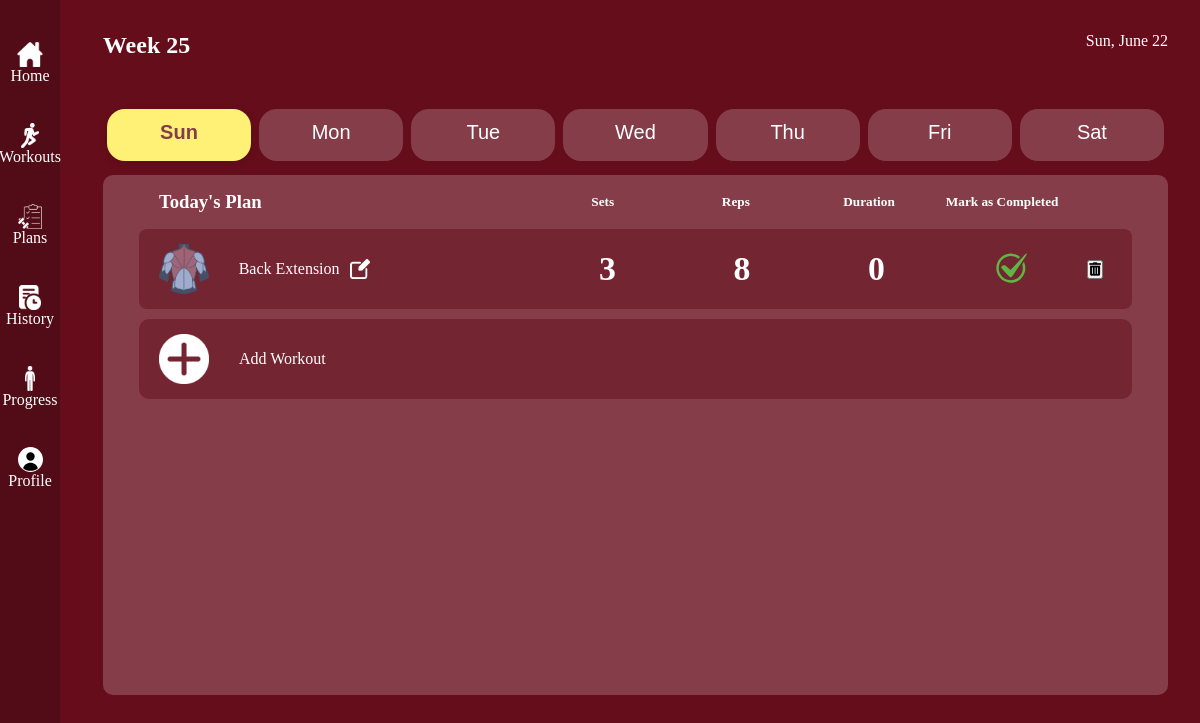
Page /plans.php?day=Sun (signed in) on the committed database.
### tables this page shows
CREATE TABLE `workout_plan` (
  `id` int(11) NOT NULL,
  `user_id` int(11) NOT NULL,
  `workout_day` varchar(20) NOT NULL,
  `exercise_name` varchar(100) NOT NULL,
  `sets` int(11) NOT NULL,
  `reps` int(11) NOT NULL DEFAULT 0,
  `duration` int(11) NOT NULL DEFAULT 0,
  `completed` tinyint(1) NOT NULL DEFAULT 0,
  `planned_date` date DEFAULT NULL
);

CREATE TABLE `workouts` (
  `id` int(11) NOT NULL,
  `name` varchar(255) NOT NULL,
  `image_url` varchar(255) DEFAULT NULL,
  `image_url2` varchar(255) DEFAULT NULL,
  `focus` varchar(35) NOT NULL,
  `equipment` varchar(255) DEFAULT NULL,
  `reps` varchar(25) NOT NULL DEFAULT '0',
  `duration` varchar(25) DEFAULT '0',
  `sets` varchar(25) DEFAULT NULL
);

### plans.php (the view, shortened to what this page needs)
<?php
include("database.php");
$user_id = $_SESSION['user_id'];
$currentDay = $_GET['day'] ?? date('D');
$stmt = $conn->prepare("
    SELECT wp.*, w.focus
    FROM workout_plan wp
    JOIN workouts w ON wp.exercise_name = w.name
    WHERE wp.user_id = ? AND wp.workout_day = ?
");
$stmt->bind_param("is", $user_id, $currentDay);
$stmt->execute();
$result = $stmt->get_result();
$workouts = [];
while ($row = $result->fetch_assoc()) {
    $workouts[] = $row;
}
$today = new DateTime();
$weekNumber = $today->format('W');
$dayName = $today->format('D');
$monthName = $today->format('F');
$dayOfMonth = $today->format('j');
$validDays = ['Sun', 'Mon', 'Tue', 'Wed', 'Thu', 'Fri', 'Sat'];
if (isset($_GET['day']) && in_array($_GET['day'], $validDays)) {
    $dayName = $_GET['day'];
    $today = new DateTime();
    if ($today->format('D') !== $dayName) {
        $today->modify('next ' . $dayName);
    }
    $monthName = $today->format('F');
    $dayOfMonth = $today->format('j');
}
include 'includes/header.php';
?>
<div id="plans">
    <section class="date-header">
        <h2>Week <?= $weekNumber ?></h2>
        <div class="date-plan"><?= $dayName ?>, <?= $monthName ?> <?= $dayOfMonth ?></div>
    </section>
    <div class="day-tabs">
        <button class="day-tab<?= $currentDay == 'Sun' ? ' selected' : '' ?>" onclick="changeDay('Sun')"><p>Sun</p></button>
        <button class="day-tab<?= $currentDay == 'Mon' ? ' selected' : '' ?>" onclick="changeDay('Mon')"><p>Mon</p></button>
        <button class="day-tab<?= $currentDay == 'Tue' ? ' selected' : '' ?>" onclick="changeDay('Tue')"><p>Tue</p></button>
        <button class="day-tab<?= $currentDay == 'Wed' ? ' selected' : '' ?>" onclick="changeDay('Wed')"><p>Wed</p></button>
        <button class="day-tab<?= $currentDay == 'Thu' ? ' selected' : '' ?>" onclick="changeDay('Thu')"><p>Thu</p></button>
        <button class="day-tab<?= $currentDay == 'Fri' ? ' selected' : '' ?>" onclick="changeDay('Fri')"><p>Fri</p></button>
        <button class="day-tab<?= $currentDay == 'Sat' ? ' selected' : '' ?>" onclick="changeDay('Sat')"><p>Sat</p></button>
    </div>
    <section id="workout-plan" >
        <div class="head">
            <h3>Today's Plan</h3>
            <div class="label">
                <h5>Sets</h5>
                <h5>Reps</h5>
                <h5>Duration</h5>
                <h5>Mark as Completed</h5>
            </div>
        </div>
        <div class="workouts-plan">
            <?php foreach ($workouts as $workout): ?>
                <div class="workout"
                    data-id="<?= $workout['id'] ?>"
                    data-name="<?= $workout['exercise_name'] ?>"
                    data-sets="<?= $workout['sets'] ?>"
                    data-reps="<?= $workout['reps'] ?>"
                    data-duration="<?= $workout['duration'] ?>"
                >
                    <div class="name">
                        <img src="assets/images/<?= $workout['focus'] ?>-icon.png" alt="<?= $workout['exercise_name'] ?>">
                        <div class="with-edit">
                            <p><?= ucfirst($workout['exercise_name']) ?></p>
                            <img
                                src="assets/images/edit-icon.webp"
                                alt="Edit"
                                class="edit-button"
                                data-id="<?= $workout['id'] ?>"
                                data-sets="<?= $workout['sets'] ?>"
                                data-reps="<?= $workout['reps'] ?>"
                                data-duration="<?= $workout['duration'] ?>"
                                style="height: 20px; margin-left: 10px; cursor: pointer; filter: invert(100%);"
                            >
                        </div>
                    </div>
                    <div class="data">
                        <div class="sets"><?= $workout['sets'] ?></div>
                        <div class="reps"><?= $workout['reps'] ?></div>
                        <div class="duration"><?= $workout['duration'] ?></div>
                        <div class="done">
                            <form method="POST" action="plans.php">
                                <button type="submit" class="completed-button" style="background:none; border:none;">
                                    <?php if ($workout['completed']): ?>
                                        <img src="assets/images/check-icon.svg" alt="Completed" style="height: 40px;">
                                    <?php else: ?>
                                        <img src="assets/images/check-icon.svg" alt="Not Completed" style="height: 40px; opacity: 0.3;">
                                    <?php endif; ?>
                                </button>
                            </form>
                        </div>
                        <div class="delete">
                            <form method="POST" action="plans.php" onsubmit="return confirm('Are you sure you want to delete this workout?');">
                                <button type="submit" class="delete-button">
                                    <i class="fas fa-trash-alt"></i>
                                </button>
                            </form>
                        </div>
                    </div>
                </div>
            <?php endforeach; ?>
            <div class="add">
                <img src="assets/images/add-icon.webp" style="height: 50px; filter: invert(100%);" alt="Add Workout">
                <p>Add Workout</p>
            </div>
        </div>
    </section>
</div>
<?php include 'includes/footer.php'; ?>

### assets/styles/style.css (style rules this page uses)
* { margin: 0; padding: 0; box-sizing: border-box; }
body { width: 100vw; background-color: #650d1b; display: flex; flex-direction: column; color: white; }
#plans { max-width: 100%; display: flex; flex-direction: column; padding-left: 3%; padding-bottom: 80px; }
.date-header { display: flex; justify-content: space-between; padding: 2rem; color: white; }
.day-tabs { width: 100%; display: flex; justify-content: center; margin: 18px 0 24px 0; padding: 0 2rem; }
.day-tab { width: 100%; background: #843d49; color: #fff; border: none; border-radius: 18px; margin: 0 4px; padding: 0.75rem 1.5rem; font-size: 1.25rem; font-weight: 500; cursor: pointer; transition: background 0.2s, color 0.2s, box-shadow 0.2s; outline: none; }
.day-tab.selected { background: #fff176; color: #843d49; box-shadow: 0 2px 8px rgba(0,0,0,0.10); font-weight: bold; }
.day-tab p { padding-bottom: 5px; }
#workout-plan { height: 65vh; background-color: #843D49; border-radius: 10px; color: white; margin: -10px 2rem 0 2rem; padding: 1rem; }
#workout-plan .head { display: grid; grid-template-columns: 40% 60%; padding: 0 50px 1rem 40px; align-items: center; }
#workout-plan .label { display: grid; grid-template-columns: 1fr 1fr 1fr 1fr 0.25fr; place-items: center; font-weight: bold; align-items: flex-end; }
.workouts-plan { width: 100%; display: flex; flex-direction: column; gap: 10px; padding: 0 20px; max-height: 350px; overflow: auto; }
.workout { display: grid; grid-template-columns: 40% 60%; align-items: center; background-color: #742532; padding: 15px 20px; border-radius: 8px; }
.name { display: flex; align-items: center; gap: 30px; }
.with-edit { display: flex; align-items: center; }
.name img { width: auto; height: 50px; }
.data { display: grid; grid-template-columns: 1fr 1fr 1fr 1fr 0.25fr; place-items: center; }
.data form { display: flex; justify-content: center; align-items: center; margin-top: 0px; }
.sets, .reps, .duration { font-size: 0.75em; }
.completed-button img { width: 75%; }
.add { display: flex; justify-content: flex-start; align-items: center; background-color: #742532; color: white; border-radius: 10px; padding: 15px 20px; transition: background 0.2s, color 0.2s; gap: 30px; }
.data { height: 70%; align-content: center; font-weight: 700; font-size: 45px; }

### rows in the picture
workout_plan: workouts.focus (picture), exercise_name "Back Extension", sets "3", reps "8", duration "0", completed 1 (drawn)

### other values in the picture
$dayName "Sun"
